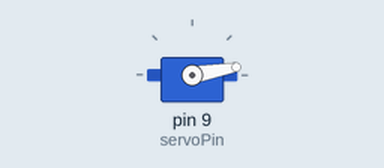
The sketch below on a simulated Arduino Uno, built with avr-gcc and run on an emulated ATmega328P. Parts: servo.

Above: at 0.05 s.
At 0.35 s:
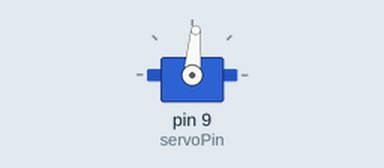
At 0.7 s:
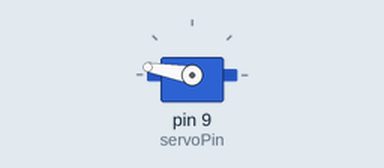
At 1.35 s:
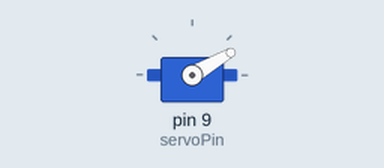
Timing chart, 0 to 3.4 s (numbered marks = the images above):
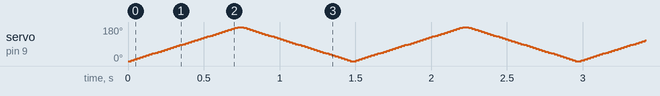

The sketch:

028Servo.ino
```cpp
#include <Servo.h>

Servo myservo;
int servoPin = 9;
int pos = 0;

void setup() {
  myservo.attach(servoPin);
}

void loop() {

  for (pos = 0; pos <= 180; pos += 5) {
    myservo.write(pos);
    delay(20);
  }

  for (pos = 180; pos >= 0; pos -= 5) {
    myservo.write(pos);
    delay(20);
  }
}
```
